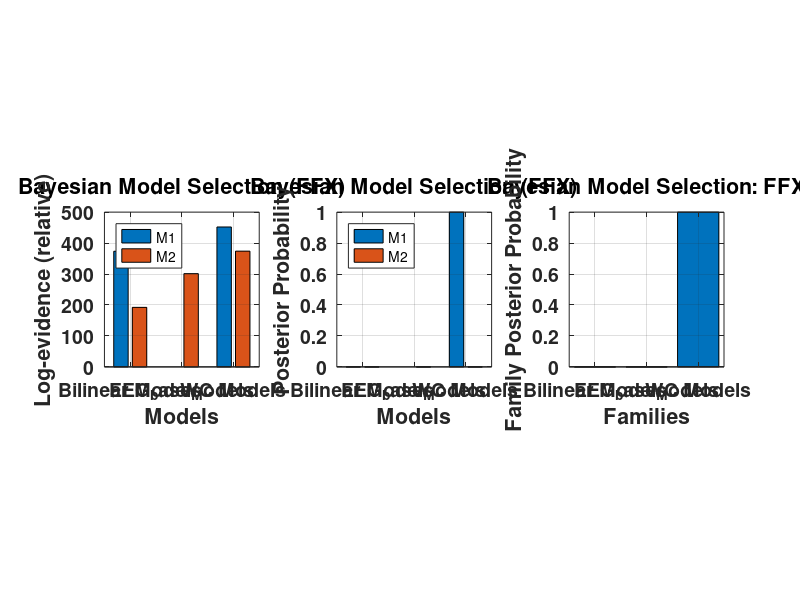

This figure's MATLAB source:


% Plot FFX BMS for established data

% close all;
clear;
clc;


load('BMS.mat')


%  compute posterior probabilities

sF      = model.subj_lme - min(model.subj_lme);
pp      = exp(sF)./sum(exp(sF));


pp=[pp(1:2); pp(3:4);pp(5:6)];
sF=[sF(1:2); sF(3:4);sF(5:6)];

figure;
subplot(1,3,1)
bar(sF);
title('Bayesian Model Selection (FFX)')
xlabel('Models')
ylabel('Log-evidence (relative)')
set(gca,'XTickLabel',Family.names)
set(gca,'FontSize',14,'FontWeight','bold');
legend({'M1','M2'},'location','northwest','FontSize',10,'FontWeight','normal')
axis square
grid on

% plot posterior probability
subplot(1,3,2)
bar(pp);
title('Bayesian Model Selection (FFX)')
xlabel('Models')
ylabel('Posterior Probability')
set(gca,'XTickLabel',Family.names)
set(gca,'FontSize',14,'FontWeight','bold');
legend({'M1','M2'},'location','northwest','FontSize',10,'FontWeight','normal')
axis square
grid on

subplot(1,3,3)

Nfam = length(Family.post);
bar(1:Nfam,Family.post)
set(gca,'XTick',1:Nfam)
set(gca,'XTickLabel',Family.names)
set(gca,'FontSize',12);
ylabel('Family Posterior Probability')
xlabel('Families')
title('Bayesian Model Selection: FFX')
set(gca,'FontSize',14,'FontWeight','bold');
axis square
grid on

